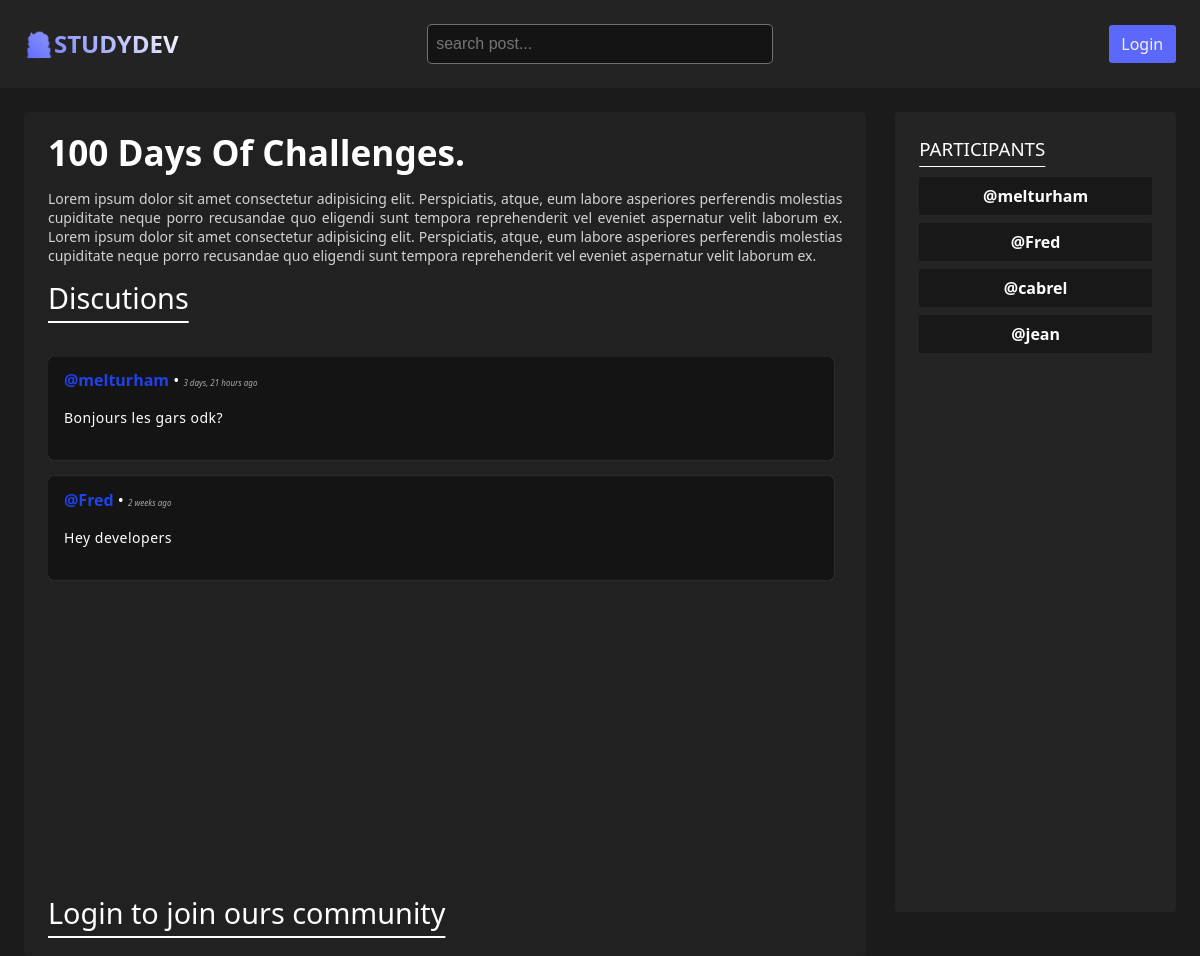
Page /room/2/ on the committed database.
### base/models.py (models this page shows, shortened)
class Room(models.Model):
	objects = None
	host = models.ForeignKey(User, on_delete=models.SET_NULL, null=True)
	topic = models.ForeignKey(Topic, on_delete=models.SET_NULL, null=True)
	name = models.CharField(max_length=200)
	description = models.TextField(null=True, blank=True)
	participants = models.ManyToManyField(User, related_name='participants', blank=True)
	updated = models.DateTimeField(auto_now=True)
	created = models.DateTimeField(auto_now_add=True)
	class Meta:
		ordering = ['-updated', '-created']

class Message(models.Model):
	objects = None
	user = models.ForeignKey(User, on_delete=models.CASCADE)
	room = models.ForeignKey(Room, on_delete=models.CASCADE)
	body = models.TextField()
	updated = models.DateTimeField(auto_now=True)
	created = models.DateTimeField(auto_now_add=True)
	class Meta:
		ordering = ['-updated', '-created']

### base/views.py (the view, shortened to what this page needs)
# urls.py: path('room/<str:pk>/', views.room, name='room'),
def room(request, pk):
    room = Room.objects.get(id=pk)
    room_messages: Any = room.message_set.all().order_by('-created')[0:7]
    participants = room.participants.all()
    length_messages = len(room_messages)
    context = {'room': room, 'room_messages': room_messages,
               'participants': participants, 'length_messages': length_messages}
    return render(request, 'base/room.html', context)

### base/templates/base/room.html (shortened to what this page needs)
{% extends "main.html" %} {% block content %}
<div class="room-container">
	<div class="wrapper-room">
		<h2 class="room-title">{{room.name}}.</h2>
		<p class="room-description">{{room.description}}</p>
		<article class="comment-wrapper">
			{% if length_messages >= 1 %}
			<h3 class="message-title">Discutions</h3>
			{% else %}
			<h3 class="message-title">No discutions in this room</h3>
			{% endif %}
			<div class="feed-messages">
				{% for message in room_messages %}
				<div class="user-message">
					<div class="feed-messages-header">
						<div class="messages-header-item">
							<a class="user-name" href="">@{{message.user}}</a>
							&bullet;
							<small>{{message.created|timesince}} ago</small>
						</div>
					</div>
					<p>{{message.body}}</p>
				</div>
				{% endfor %}
			</div>
			{% if request.user.is_authenticated %}
			<div class="comment-form">
				<form action="" method="POST">
					{% csrf_token %}
					<textarea
						type="text"
						name="body"
						placeholder="Write your message there..."
					></textarea>
					<button type="submit">Submint</button>
				</form>
			</div>
			{% else %}
			<h4 class="message-title">Login to join ours community</h4>
			{% endif %}
		</article>
	</div>
	<aside>
		<h3>Participants</h3>
		{% for user in participants %}
		<div class="wrapper-users">
			<p>@{{user.username}}</p>
		</div>
		{% endfor %}
	</aside>
</div>
{% endblock content %}

### static/styles/main.css (style rules this page uses)
*, *::after, *::before { margin: 0; padding: 0; box-sizing: border-box; text-decoration: none; list-style-type: none; }
:root { --background-color-body: hsla(0, 0%, 8%, 0.97); --color: #fff; --font-family: system-ui, -apple-system, BlinkMacSystemFont, 'Segoe UI', Roboto, Oxygen, Ubuntu, Cantarell, 'Open Sans', 'Helvetica Neue', sans-serif; --button-color: hsla(235, 94%, 67%, 0.995); }
body { background-color: var(--background-color-body); color: var(--color); font-family: var(--font-family); scroll-behavior: smooth; }
.user-name { --username-color: rgb(32, 66, 232); color: var(--username-color); font-weight: bolder; transition: all 300ms linear; }
.room-container { display: grid; grid-template-columns: 3fr 1fr; gap: 1.8rem; padding: 0 1.5rem; }
.room-container .wrapper-room { background-color: hsl(0, 0%, 13%); display: flex; flex-direction: column; gap: 0.8rem; padding: 1rem 1.5rem 0; border-radius: 4px; }
.wrapper-room .room-title { font-size: 2.2em; text-wrap: balance; color: var(--color-text); text-transform: capitalize; }
.wrapper-room .room-description { font-size: 14px; text-wrap: pretty; text-align: justify; color: lightgray; }
.wrapper-room .comment-wrapper { display: flex; flex-direction: column; gap: 1rem; padding-bottom: 1.5rem; }
.comment-wrapper .message-title { font-size: 1.8em; font-weight: 400; text-decoration: underline; text-underline-offset: 12px; }
.feed-messages { display: flex; flex-direction: column; gap: 1rem; overflow-y: scroll; height: 65vh; margin-top: 1.5rem; padding-right: 0.5rem; }
.feed-messages .user-message { background-color: rgba(0, 0, 0, 0.4); padding: 0.8rem 1rem 2rem; box-shadow: 0 0 1px rgba(255, 255, 255, 0.393); border-radius: 5px; }
.feed-messages p { font-size: 14px; text-wrap: pretty; text-align: justify; line-height: 1.5; font-weight: 400; letter-spacing: 0.5px; }
.feed-messages p::first-letter { text-transform: uppercase; }
.feed-messages .feed-messages-header { display: flex; align-items: center; justify-content: space-between; gap: 1.5rem; margin-bottom: 1rem; }
.feed-messages-header .messages-header-item small { color: hsl(0, 0%, 66%); font-weight: 400; font-size: 8px; font-style: italic; }
.room-container aside { height: 100vh; position: sticky; top: 0; right: 0; background-color: rgba(255, 255, 255, 0.041); padding: 1.5rem; border-radius: 4px; }
.room-container aside h3 { font-weight: 400; text-transform: uppercase; margin-bottom: 1rem; text-decoration: underline; text-underline-offset: 10px; }
.room-container aside .wrapper-users p { background-color: hsla(0, 0%, 9%, 0.897); padding: 0.5rem; font-weight: bold; border-radius: 2px; margin-top: 0.5rem; text-align: center; }

### rows in the picture
Room: name "100 Days Of Challenges", description "Lorem ipsum dolor sit amet consectetur adipisicing elit. Perspiciatis, atque, eum labore asperiores perferendis molestias cupiditate neque porro recusandae quo eligendi sunt tempora reprehenderit vel eveniet aspernatur velit laborum ex. Lorem ipsum dolor sit amet consectetur adipisicing elit. Perspiciatis, atque, eum labore asperiores perferendis molestias cupiditate neque porro recusandae quo eligendi sunt tempora reprehenderit vel eveniet aspernatur velit laborum ex."
Message: user "melturham", created "3 days, 21 hours", body "bonjours les gars odk?"
Message: user "Fred", created "2 weeks", body "Hey developers"

### other values in the picture
{{ user.username }} "melturham"
{{ user.username }} "Fred"
{{ user.username }} "cabrel"
{{ user.username }} "jean"
